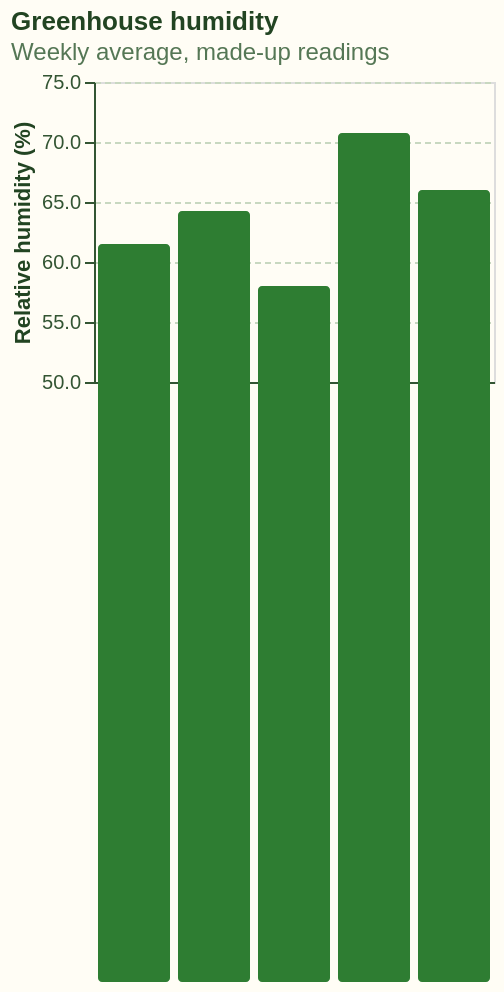

This figure's Vega-Lite source:
### Vega-Lite specification from a JSON file in a GitHub repository (floating-point values rounded to 4 significant figures)
{"$schema": "https://vega.github.io/schema/vega-lite/v6.json", "title": {"text": "Greenhouse humidity", "subtitle": "Weekly average, made-up readings", "anchor": "start"}, "width": 200, "height": 150, "background": "#fffdf5", "data": {"values": [{"week": "W1", "humidity": 61.5}, {"week": "W2", "humidity": 64.25}, {"week": "W3", "humidity": 58}, {"week": "W4", "humidity": 70.75}, {"week": "W5", "humidity": 66}]}, "config": {"axis": {"gridColor": "#c8d8c0", "labelColor": "#335533", "titleColor": "#224422", "tickColor": "#335533", "domainColor": "#335533"}, "axisY": {"grid": true, "gridDash": [3, 2], "format": ".1f"}, "bar": {"fill": "#2e7d32", "cornerRadius": 2}, "title": {"color": "#224422", "subtitleColor": "#557755"}}, "mark": "bar", "encoding": {"x": {"field": "week", "type": "ordinal", "axis": {"labelAngle": 0, "title": "Week"}}, "y": {"field": "humidity", "type": "quantitative", "scale": {"domain": [50, 75]}, "axis": {"title": "Relative humidity (%)", "tickCount": 5}}}}
